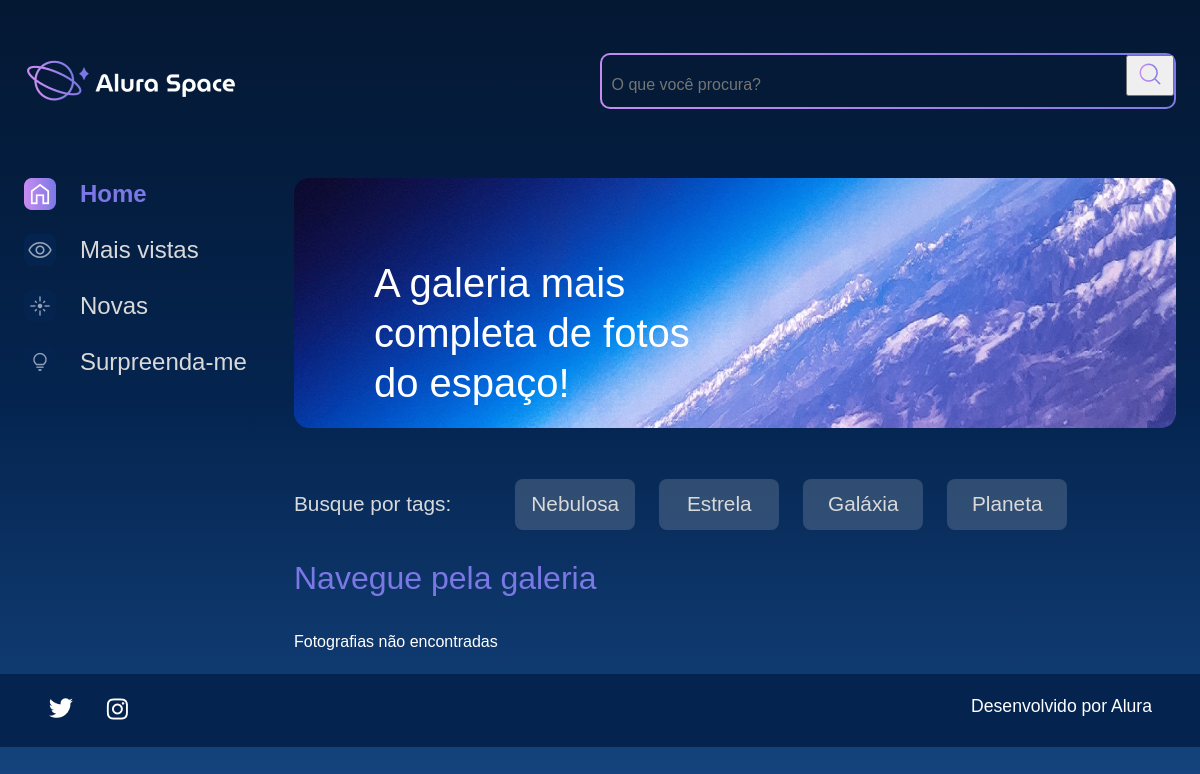
/buscar/, run on an earlier commit of the app's database.
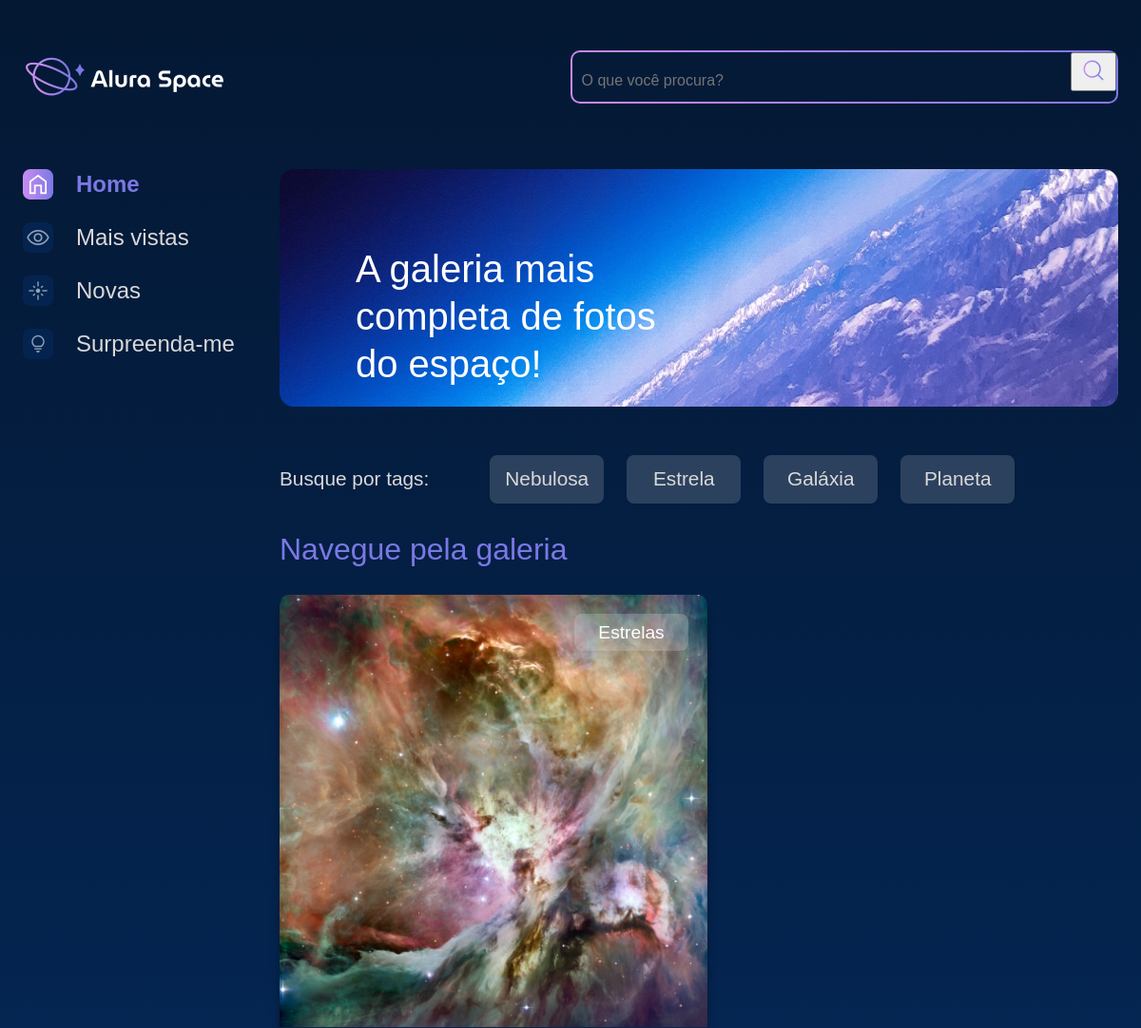
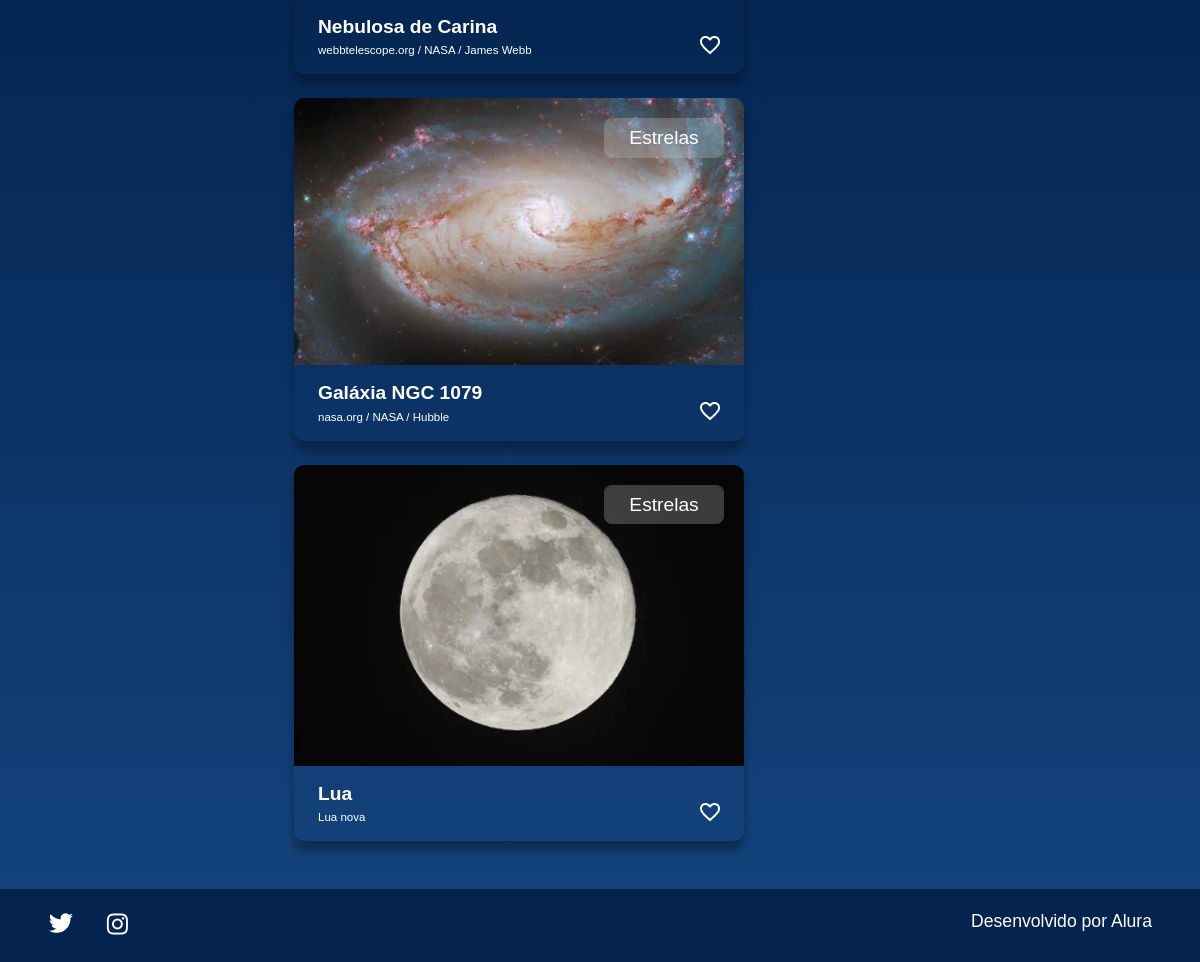
And on a later commit of the database (2 pictures, top to bottom).
### galeria/models.py (models this page shows, shortened)
class Fotografia(models.Model):
    OPCOES_CATEGORIA= [
        ('GALÁXIA', 'Galáxia'),
        ('NEBULOSA', 'Nebulosa'),
        ('ESTRELA', 'Estrela'),
        ('PLANETA', 'Planeta'),
    ]
    nome = models.CharField(max_length=100, null=False, blank=False)
    legenda = models.CharField(max_length=150, null=False, blank=False)
    categoria = models.CharField(max_length=100,choices = OPCOES_CATEGORIA,default='')
    descricao = models.TextField(null=False, blank=False)
    foto = models.ImageField(upload_to='fotos/%Y/%m/%d/', blank=True)
    publicada = models.BooleanField(default=False)
    data_fotografia = models.DateTimeField(default=datetime.now,null=False, blank=False)

### galeria/views.py (the view)
# urls.py: path('buscar/', buscar, name='buscar'),
def buscar(request):
    fotografias = Fotografia.objects.order_by("data_fotografia").filter(publicada=True)
    if 'buscar' in request.GET:
        nome_a_buscar = request.GET['buscar']
        if nome_a_buscar:
            fotografias = fotografias.filter(nome__icontains=nome_a_buscar)
    return render(request, 'galeria/buscar.html', {"cards": fotografias})

### galeria/templates/galeria/buscar.html
{% extends 'galeria/base.html' %}
{% load static %}
{% block content %}
            <section class="conteudo">
                <section class="banner">
                    <img class="banner__imagem" src="{% static '/assets/imagens/Banner(2).png' %}" alt="banner Alura Space">
                    <h1 class="banner__titulo"> A galeria mais completa de fotos do espaço!</h1>
                </section>
                <section class="tags">
                    <p class="tags__titulo">Busque por tags:</p>
                    <ul class="tags__lista">
                        <li class="tags__tag">Nebulosa</li>
                        <li class="tags__tag">Estrela</li>
                        <li class="tags__tag">Galáxia</li>
                        <li class="tags__tag">Planeta</li>
                    </ul>
                </section>
                <section class="galeria">
                    <div class="cards">
                        <h2 class="cards__titulo">Navegue pela galeria</h2>
                        <ul class="cards__lista">
                            {% if cards %}
                            {% for fotografia in cards %}
                            <li class="card">
                                <a href="{% url 'imagem' fotografia.id %}">
                                {% if fotografia.foto == "" or fotografia.foto == null %}
                                    <img class="card__imagem" src="{% static '/assets/imagens/galeria/not_found.png'%}" alt="foto">
                                {% else %}
                                    <img class="card__imagem" src="{{ fotografia.foto.url }}" alt="foto">
                                {% endif %}
                                </a>
                                <span class="card__tag">Estrelas</span>
                                <div class="card__info">
                                    <p class="card__titulo">{{fotografia.nome}}</p>
                                    <div class="card__texto">
                                        <p class="card__descricao">{{fotografia.legenda}}</p>
                                        <span>
                                            <img src="{% static '/assets/ícones/1x/favorite_outline.png' %}" alt="ícone de coração">
                                        </span>
                                    </div>
                                </div>
                            </li>
                            {% endfor %}
                            {% else %}
                            <div class="imagem__texto">
                                <p>Fotografias não encontradas</p>
                            </div>
                            {% endif %}
                        </ul>
                    </div>
                </section>
            </section>
        </main>
    </div>
{% endblock %}

What changed in the data, as far as the page shows it:
now on this page (row edited): Fotografia: foto (picture), nome "Nebulosa de Carina", legenda "webbtelescope.org / NASA / James Webb"
added Fotografia: foto (picture), nome "Galáxia NGC 1079", legenda "nasa.org / NASA / Hubble"
added Fotografia: foto (picture), nome "Lua", legenda "Lua nova"
Also different on the page:
text no longer shown: "Fotografias não encontradas"
